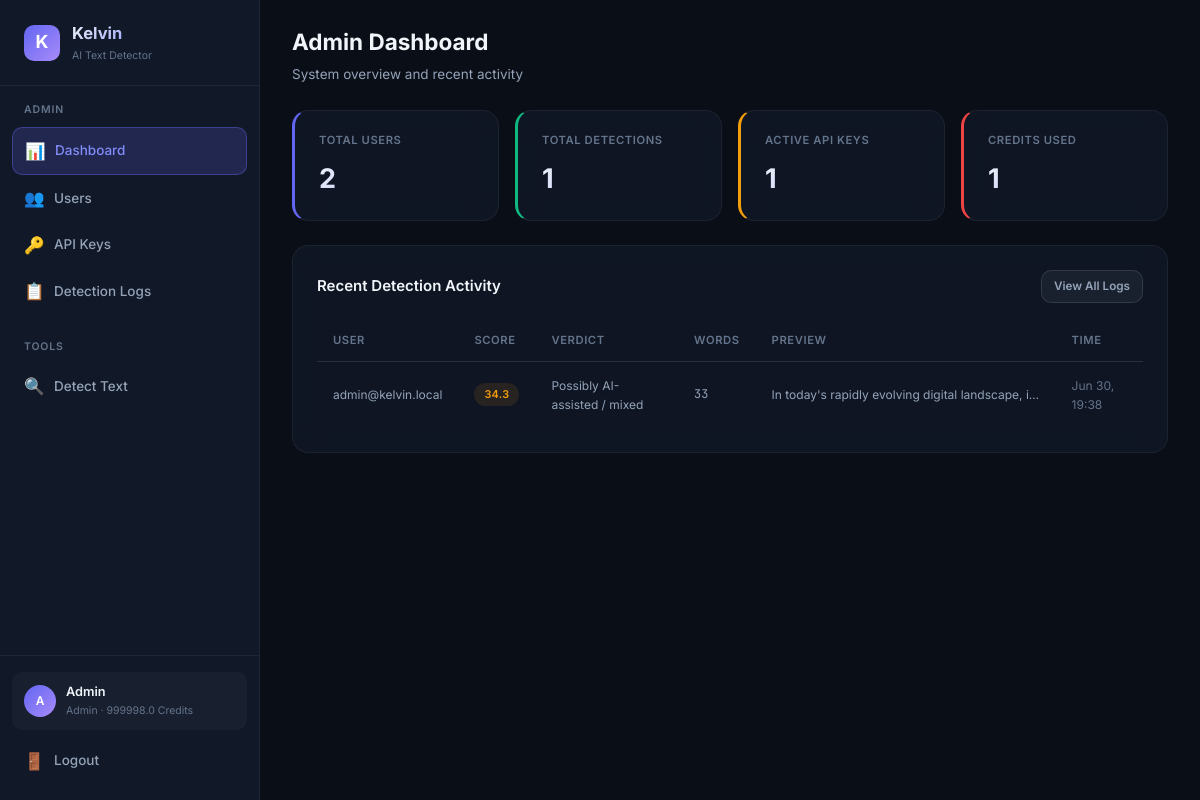
The app's page /admin/dashboard (signed in), older data.
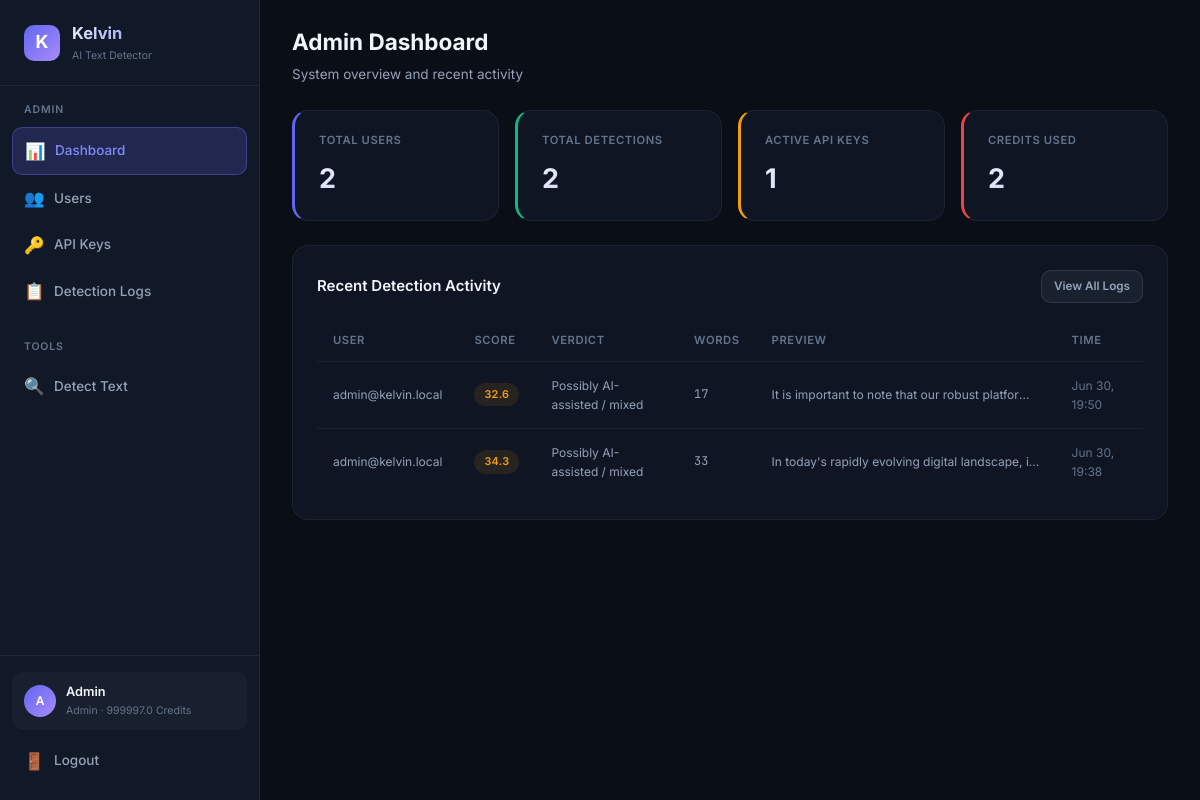
The same page, newer data.
### database.py (models this page shows, shortened)
class User(Base):
    __tablename__ = "users"
    id = Column(Integer, primary_key=True, autoincrement=True)
    email = Column(String(255), unique=True, nullable=False, index=True)
    password_hash = Column(String(255), nullable=False)
    display_name = Column(String(100), nullable=False)
    role = Column(String(20), nullable=False, default="user")  # "admin" or "user"
    balance = Column(Float, nullable=False, default=100.0)
    is_active = Column(Boolean, nullable=False, default=True)
    created_at = Column(DateTime, nullable=False, default=datetime.utcnow)
    api_keys = relationship("APIKeyRecord", back_populates="user", lazy="dynamic")
    detection_logs = relationship("DetectionLog", back_populates="user", lazy="dynamic")
    transactions = relationship("BalanceTransaction", back_populates="user", lazy="dynamic")

class DetectionLog(Base):
    __tablename__ = "detection_logs"
    id = Column(Integer, primary_key=True, autoincrement=True)
    user_id = Column(Integer, ForeignKey("users.id"), nullable=False, index=True)
    api_key_id = Column(Integer, ForeignKey("api_keys.id"), nullable=True)
    input_text = Column(Text, nullable=False)
    output_json = Column(Text, nullable=False)  # JSON string
    score = Column(Float, nullable=True)
    verdict = Column(String(50), nullable=True)
    model_used = Column(String(30), nullable=True)
    cost = Column(Float, nullable=False, default=1.0)
    word_count = Column(Integer, nullable=True)
    ip_address = Column(String(45), nullable=True)
    created_at = Column(DateTime, nullable=False, default=datetime.utcnow)
    user = relationship("User", back_populates="detection_logs")
    api_key = relationship("APIKeyRecord", back_populates="detection_logs")
    __table_args__ = (
        Index("idx_logs_user_created", "user_id", "created_at"),
    )

### detect-ai.py (the view)
@app.get("/admin/dashboard", response_class=HTMLResponse)
async def admin_dashboard(request: Request, db: Session = Depends(get_db_session)):
    _require_admin_web(request, db)
    total_users = db.query(func.count(User.id)).scalar()
    total_requests = db.query(func.count(DetectionLog.id)).scalar()
    active_keys = db.query(func.count(APIKeyRecord.id)).filter(APIKeyRecord.is_revoked == False).scalar()
    total_credits = db.query(func.sum(DetectionLog.cost)).scalar() or 0
    recent_logs = db.query(DetectionLog).order_by(desc(DetectionLog.created_at)).limit(10).all()
    for log in recent_logs:
        u = db.query(User).filter(User.id == log.user_id).first()
        log.user_email = u.email if u else "unknown"
    return _render(request, db, "admin/dashboard.html", total_users=total_users, total_requests=total_requests, active_keys=active_keys, total_credits=total_credits, recent_logs=recent_logs)

### templates/admin/dashboard.html (shortened to what this page needs)
{% extends "base.html" %}
{% set active_page = 'admin-dashboard' %}
{% block page_header %}
<div class="page-header">
    <h2>Admin Dashboard</h2>
    <p>System overview and recent activity</p>
</div>
{% endblock %}
{% block content %}
<div class="stats-grid">
    <div class="stat-card accent">
        <div class="stat-label">Total Users</div>
        <div class="stat-value">{{ total_users }}</div>
    </div>
    <div class="stat-card green">
        <div class="stat-label">Total Detections</div>
        <div class="stat-value">{{ total_requests }}</div>
    </div>
    <div class="stat-card yellow">
        <div class="stat-label">Active API Keys</div>
        <div class="stat-value">{{ active_keys }}</div>
    </div>
    <div class="stat-card red">
        <div class="stat-label">Credits Used</div>
        <div class="stat-value">{{ total_credits | round(0) | int }}</div>
    </div>
</div>
<div class="card">
    <div class="card-header">
        <h3>Recent Detection Activity</h3>
        <a href="/admin/logs" class="btn btn-secondary btn-sm">View All Logs</a>
    </div>
    {% if recent_logs %}
    <div class="table-container">
        <table>
            <thead>
                <tr>
                    <th>User</th>
                    <th>Score</th>
                    <th>Verdict</th>
                    <th>Words</th>
                    <th>Preview</th>
                    <th>Time</th>
                </tr>
            </thead>
            <tbody>
                {% for log in recent_logs %}
                <tr>
                    <td class="text-sm">{{ log.user_email }}</td>
                    <td>
                        <span class="badge {% if log.score and log.score >= 60 %}badge-red{% elif log.score and log.score >= 30 %}badge-yellow{% else %}badge-green{% endif %}">
                            {{ log.score | round(1) if log.score else '—' }}
                        </span>
                    </td>
                    <td class="text-sm">{{ log.verdict or '—' }}</td>
                    <td class="text-mono text-sm">{{ log.word_count or '—' }}</td>
                    <td class="truncate text-sm">{{ log.input_text[:60] }}{% if log.input_text|length > 60 %}...{% endif %}</td>
                    <td class="text-sm text-muted">{{ log.created_at.strftime('%b %d, %H:%M') if log.created_at else '—' }}</td>
                </tr>
                {% endfor %}
            </tbody>
        </table>
    </div>
    {% else %}
    <div class="empty-state">
        <div class="empty-icon">📊</div>
        <h3>No activity yet</h3>
    </div>
    {% endif %}
</div>
{% endblock %}

### templates/base.html (shortened to what this page needs)
<!DOCTYPE html>
<html lang="en">
<head>
    <link rel="stylesheet" href="/static/css/style.css">
</head>
<body>
    {% block body %}
    <div class="app-layout">
        <aside class="sidebar">
            <div class="sidebar-brand">
                <div class="brand-icon">K</div>
                <div>
                    <h1>Kelvin</h1>
                    <div class="brand-version">AI Text Detector</div>
                </div>
            </div>
            <nav class="sidebar-nav">
                {% if user and user.role == 'admin' %}
                <div class="nav-section">
                    <div class="nav-section-title">Admin</div>
                    <a href="/admin/dashboard" class="nav-link {% if active_page == 'admin-dashboard' %}active{% endif %}">
                        <span class="nav-icon">📊</span> Dashboard
                    </a>
                    <a href="/admin/users" class="nav-link {% if active_page == 'admin-users' %}active{% endif %}">
                        <span class="nav-icon">👥</span> Users
                    </a>
                    <a href="/admin/keys" class="nav-link {% if active_page == 'admin-keys' %}active{% endif %}">
                        <span class="nav-icon">🔑</span> API Keys
                    </a>
                    <a href="/admin/logs" class="nav-link {% if active_page == 'admin-logs' %}active{% endif %}">
                        <span class="nav-icon">📋</span> Detection Logs
                    </a>
                </div>
                <div class="nav-section">
                    <div class="nav-section-title">Tools</div>
                    <a href="/dashboard/detect" class="nav-link {% if active_page == 'detect' %}active{% endif %}">
                        <span class="nav-icon">🔍</span> Detect Text
                    </a>
                </div>
                {% endif %}
            </nav>
            {% if user %}
            <div class="sidebar-footer">
                <div class="sidebar-user">
                    <div class="user-avatar">{{ user.display_name[0] | upper }}</div>
                    <div class="user-info">
                        <div class="user-name">{{ user.display_name }}</div>
                        <div class="user-role">{{ user.role }} · {{ user.balance | round(1) }} credits</div>
                    </div>
                </div>
                <a href="/logout" class="nav-link" style="margin-top: 8px;">
                    <span class="nav-icon">🚪</span> Logout
                </a>
            </div>
            {% endif %}
        </aside>
        <main class="main-content">
            {% block page_header %}{% endblock %}
            <div class="page-body">
                {% block content %}{% endblock %}
            </div>
        </main>
    </div>
    {% endblock %}
</body>
</html>

Row changes from the older to the newer data that the page shows:
changed User "Admin": balance "999998.0" → "999997.0"
added DetectionLog: user_email "admin@kelvin.local", score "32.6", verdict "Possibly AI-assisted / mixed", word_count "17", input_text "It is important to note that our robust platfor…", created_at "Jun 30, 19:50"
Text that changed along with them:
{{ total_requests }}: "1" → "2"
{{ total_credits | round(0) | int }}: "1" → "2"
